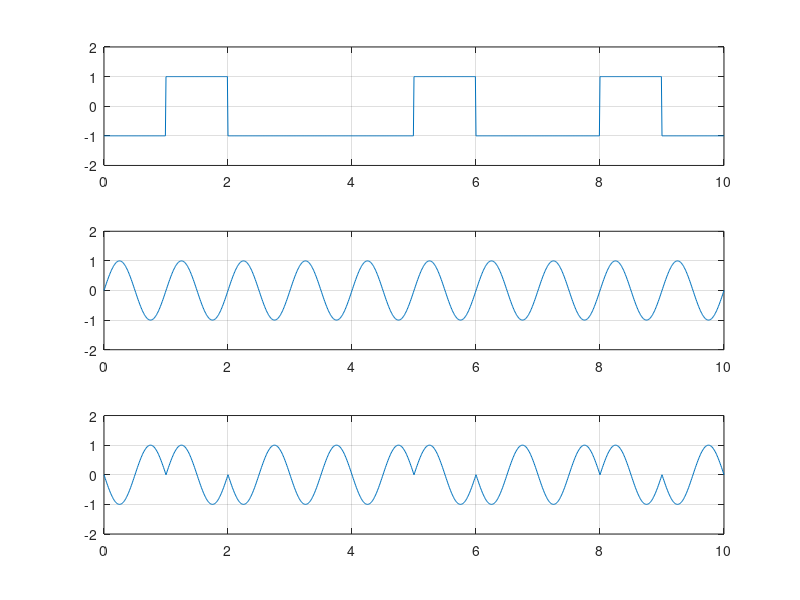

The MATLAB source for this figure:
clear;
clc;
b = randi([0,1],1,10);
n = length(b);
t = 0:.01:n;
x = 1:1:(n+1)*100;
for i = 1:n
if (b(i) == 0)
b_p(i) = -1;
else
b_p(i) = 1;
end
for j = i:.1:i+1
bw(x(i*100:(i+1)*100)) = b_p(i);
end
end
bw = bw(100:end);
sint = sin(2*pi*t);
st = bw.*sint;
subplot(3,1,1)
plot(t,bw)
grid on ; axis([0 n -2 +2])
subplot(3,1,2)
plot(t,sint)
grid on ; axis([0 n -2 +2])
subplot(3,1,3)
plot(t,st)
grid on ; axis([0 n -2 +2])